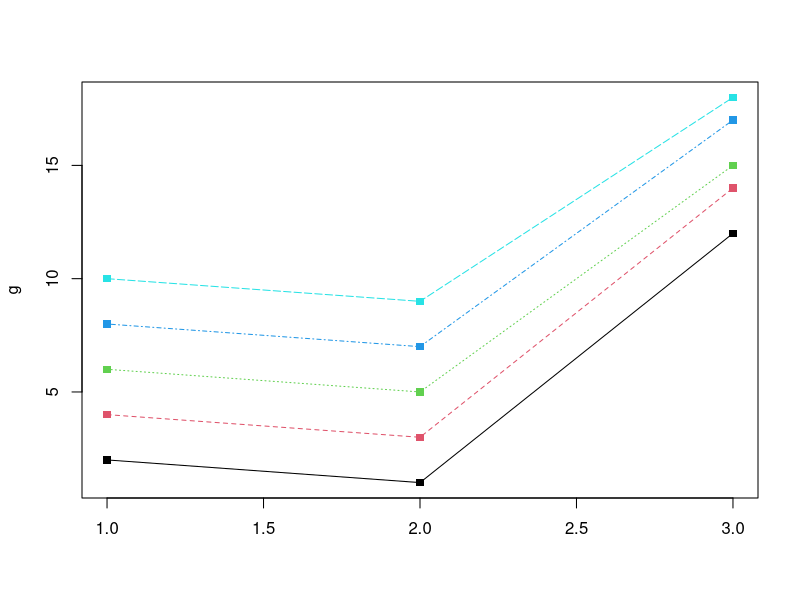
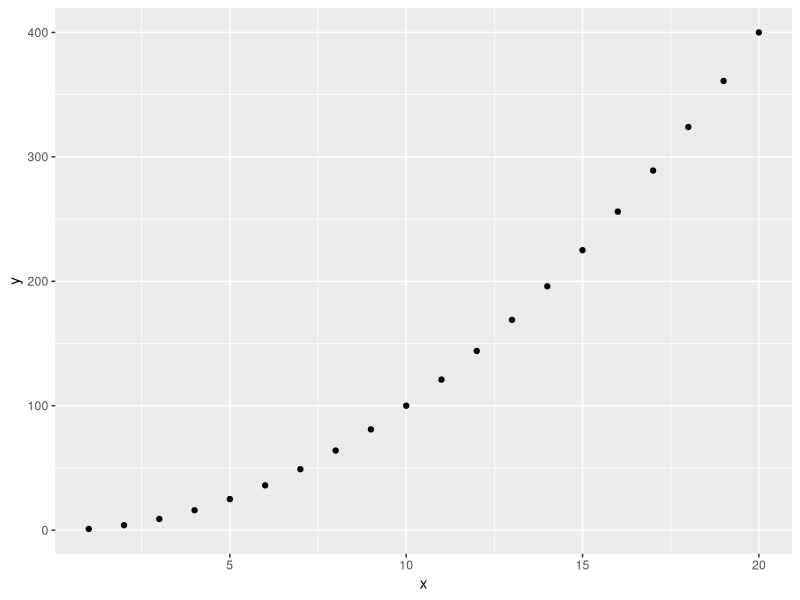
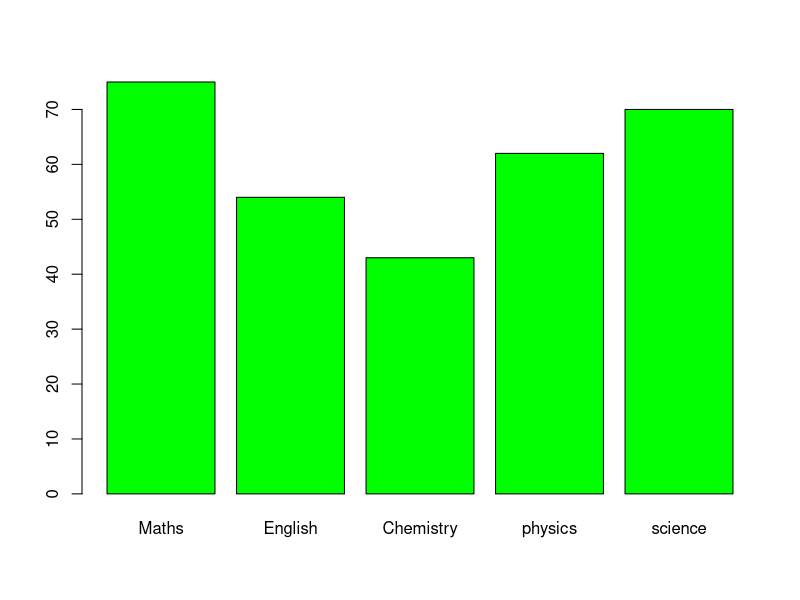

Source code (R) for these figures, in order:
a <- c(2,4,6,8,10)
b <- c(1,3,5,7,9)
c <- c(12,14,15,17,18)
d <- cbind(a,b,c)
# first method
e <- matrix((d),nrow = 3, ncol = 5)
print(e)
# Second method
f <- rbind(a,b,c)
g <- matrix((f),nrow = 3, ncol = 5)
print(g)

# plotting the graph

install.packages("ggplot2")
library(ggplot2)
matplot(g, type ="o", pch=15, col=1:5)

# Q2. Creating dataframe for 5 employees
employees <- data.frame(
  Names = c("Andy", "Georgina","Miranda","Sarah", "Kazeem"),
  Ages = c(40,25,30,32,35),
  Roles = c("Recruiter","Trainer", "Director","Manager","Trainee"),
  Service_year = c(5,2,4,6,1)
)
print(employees)

# Q3 Plotting using qplot function
x <- seq(1:20)
y <- x^2
qplot(x,y)

# Q4, creating simple bar chart for five subjects

x <- c("Maths", "English","Chemistry","physics","science")
y <- c(75,54,43,62,70)
barplot(y, names.arg=x, col="green")

# Q5, user input

name <- readline("Enter your name pls: ")
paste("Welcome", name)
age <- readline("Enter your age number: ")
paste("Your age is", age)


# Q6, creating sequence of numbers
Numb <- seq(20:50)
Nmen <- mean(Numb)
Nsum <- sum(Numb)
print(Nsum)
print(Nmen)

# Q7, Generating 10 random integer between -50 & 50
# method 1
A <- runif(10, min = -50, max = 50)
print(A)

#method 2
set.seed(456)
B <- sample(-50:50, 10, replace = FALSE)
print(B)
